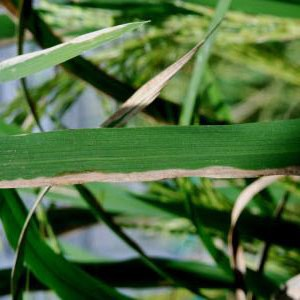
#> input picture Rice Leaf Disease Images/Bacterialblight/BACTERAILBLIGHT3_010.jpg, 300 x 300 px; its folder holds only this picture in this run
$ jupyter execute --allow-errors Data_Inspection.ipynb
#> lines starting #> are read from the running program, lines starting #| are printed output that depends on the picture
# RiceVision AI
# Notebook 01: Data Inspection & Dataset Quality Assessment

## Objective
The goal of this notebook is to inspect and validate the Rice Leaf Disease dataset before preprocessing and model training.

This notebook will:
- Explore dataset structure
- Count images per class
- Check dataset balance
- Detect corrupted images
- Detect duplicate images
- Analyze image dimensions
- Visualize sample images
- Generate a dataset quality report

Dataset:
Rice Leaf Disease Images (5932 Images)

Classes:
- Bacterial Blight
- Blast
- Brown Spot
- Tungro

[cell 1]
import os
import warnings
from pathlib import Path
from collections import Counter

import cv2
import numpy as np
import pandas as pd
import matplotlib.pyplot as plt

from PIL import Image
from tqdm import tqdm

warnings.filterwarnings("ignore")

plt.style.use("ggplot")

print("Libraries Loaded Successfully")

[cell 2]
# ===============================
# Project Paths
# ===============================

PROJECT_ROOT = Path("..")

DATASET_PATH = PROJECT_ROOT / "Rice Leaf Disease Images"

OUTPUT_PATH = PROJECT_ROOT / "outputs"

FIGURE_PATH = OUTPUT_PATH / "figures"

REPORT_PATH = OUTPUT_PATH / "reports"

# Create folders automatically

OUTPUT_PATH.mkdir(exist_ok=True)

FIGURE_PATH.mkdir(exist_ok=True)

REPORT_PATH.mkdir(exist_ok=True)

print("Dataset Path :", DATASET_PATH)

print("Output Path :", OUTPUT_PATH)

[cell 3]
assert DATASET_PATH.exists(), "Dataset folder not found!"

classes = sorted(
    [
        folder.name
        for folder in DATASET_PATH.iterdir()
        if folder.is_dir()
    ]
)

print("="*50)

print("Dataset Verified")

print("="*50)

print()

print("Classes Found")

for cls in classes:
    print(f"• {cls}")

print()

print("Total Classes :", len(classes))

[cell 4]
IMAGE_EXTENSIONS = (
    ".jpg",
    ".jpeg",
    ".png"
)

dataset_summary = []

for cls in classes:

    folder = DATASET_PATH / cls

    images = [
        img
        for img in folder.iterdir()
        if img.suffix.lower() in IMAGE_EXTENSIONS
    ]

    dataset_summary.append({

        "Class": cls,

        "Images": len(images)

    })

summary_df = pd.DataFrame(dataset_summary)

summary_df

[cell 5]
total_images = summary_df["Images"].sum()

print("="*40)

print(f"Total Images : {total_images}")

print("="*40)

[cell 6]
summary_df.to_csv(

    REPORT_PATH / "dataset_summary.csv",

    index=False

)

print("Dataset summary saved successfully.")

[cell 7]
plt.figure(figsize=(8,5))

bars = plt.bar(

    summary_df["Class"],

    summary_df["Images"]

)

plt.title("Class Distribution")

plt.xlabel("Disease")

plt.ylabel("Number of Images")

for bar in bars:

    plt.text(

        bar.get_x()+bar.get_width()/2,

        bar.get_height()+10,

        str(int(bar.get_height())),

        ha="center"

    )

plt.tight_layout()

plt.savefig(

    FIGURE_PATH / "class_distribution.png",

    dpi=300

)
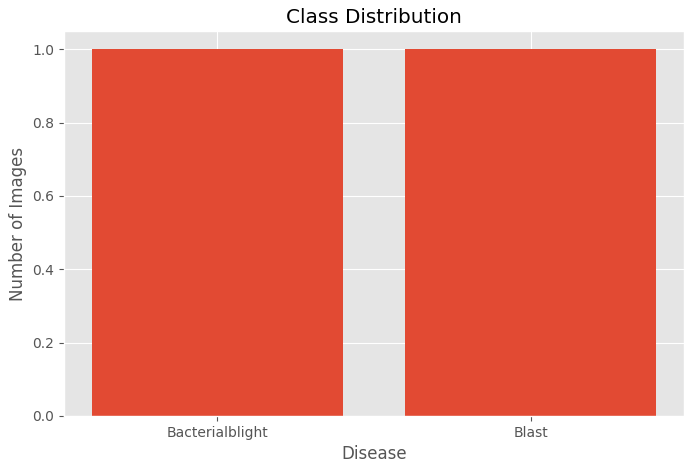
#> figure drawn by matplotlib, 1 panel

plt.show()

[cell 8]
print("="*50)

print("DATASET STATISTICS")

print("="*50)

print()

print(summary_df)

print()

print(f"Maximum Images : {summary_df['Images'].max()}")

print(f"Minimum Images : {summary_df['Images'].min()}")

print(f"Average Images : {summary_df['Images'].mean():.2f}")

print(f"Standard Deviation : {summary_df['Images'].std():.2f}")

[cell 9]
# ============================================
# Display Random Sample Images from Each Class
# ============================================

import random

fig, axes = plt.subplots(len(classes), 5, figsize=(16, 12))

fig.suptitle(
    "Random Samples from Each Disease Class",
    fontsize=18,
    fontweight="bold"
)

#> (the rest of this cell did not finish here and is left out)

[cell 10]
# ============================================
# Analyze Image Resolutions
# ============================================

dimensions = []

for cls in classes:

    folder = DATASET_PATH / cls

    for img_path in tqdm(list(folder.glob("*")), desc=cls):

        try:

            image = Image.open(img_path)
#> image is the input picture: PIL image 300x300 RGB; mean R, G, B 79.9, 110.9, 64.3

            width, height = image.size
#> width = 300; height = 300

            dimensions.append({
                "Class": cls,
                "Width": width,
                "Height": height
            })

        except:
            pass

dimension_df = pd.DataFrame(dimensions)
#> dimension_df = table of 2 rows and 3 columns

dimension_df.head()
#> Out = table of 2 rows and 3 columns

[cell 11]
dimension_df.describe()
#> Out = table of 8 rows and 2 columns

[cell 12]
plt.figure(figsize=(8,6))

plt.scatter(
    dimension_df["Width"],
    dimension_df["Height"],
    alpha=0.5
)

plt.title("Image Resolution Distribution")

plt.xlabel("Width")

plt.ylabel("Height")

plt.grid(True)

plt.savefig(
    FIGURE_PATH / "resolution_distribution.png",
    dpi=300
)
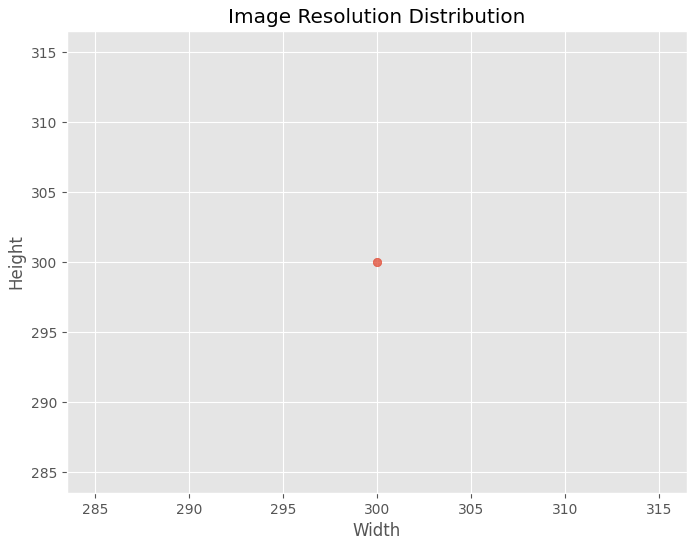
#> figure drawn by matplotlib, 1 panel

plt.show()

[cell 13]
# ============================================
# File Format Distribution
# ============================================

extensions = []

for cls in classes:

    folder = DATASET_PATH / cls

    for img in folder.glob("*"):

        extensions.append(img.suffix.lower())

extension_df = pd.Series(extensions)

extension_df.value_counts()

[cell 14]
file_sizes = []

for cls in classes:

    folder = DATASET_PATH / cls

    for img in folder.glob("*"):

        size = img.stat().st_size / 1024

        file_sizes.append(size)

plt.figure(figsize=(8,5))

plt.hist(
    file_sizes,
    bins=30
)

plt.xlabel("File Size (KB)")

plt.ylabel("Count")

plt.title("Image File Size Distribution")

plt.savefig(
    FIGURE_PATH / "file_size_distribution.png",
    dpi=300
)
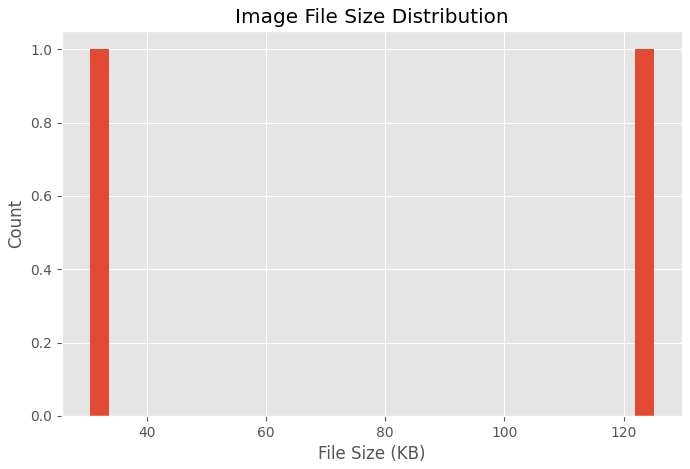
#> figure drawn by matplotlib, 1 panel

plt.show()
